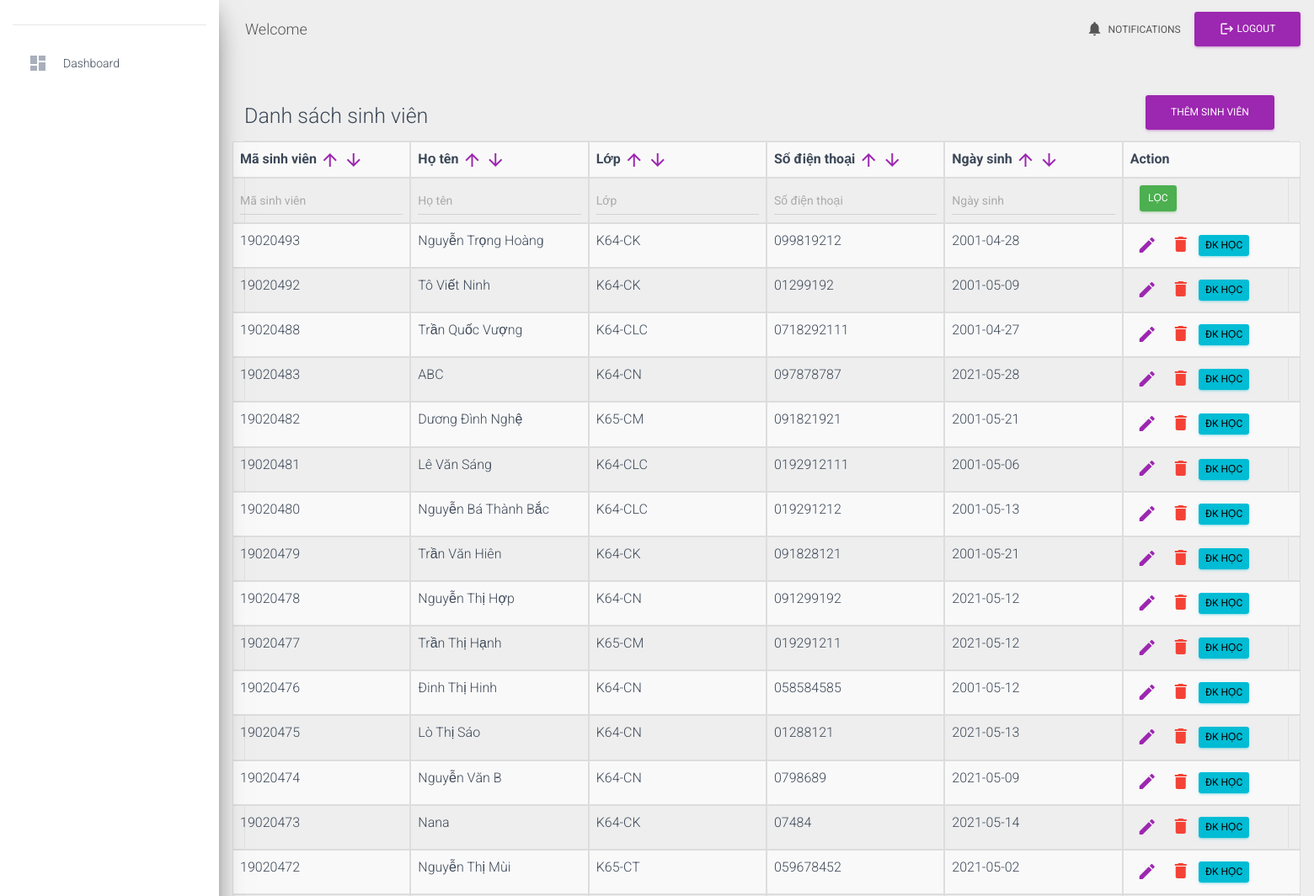
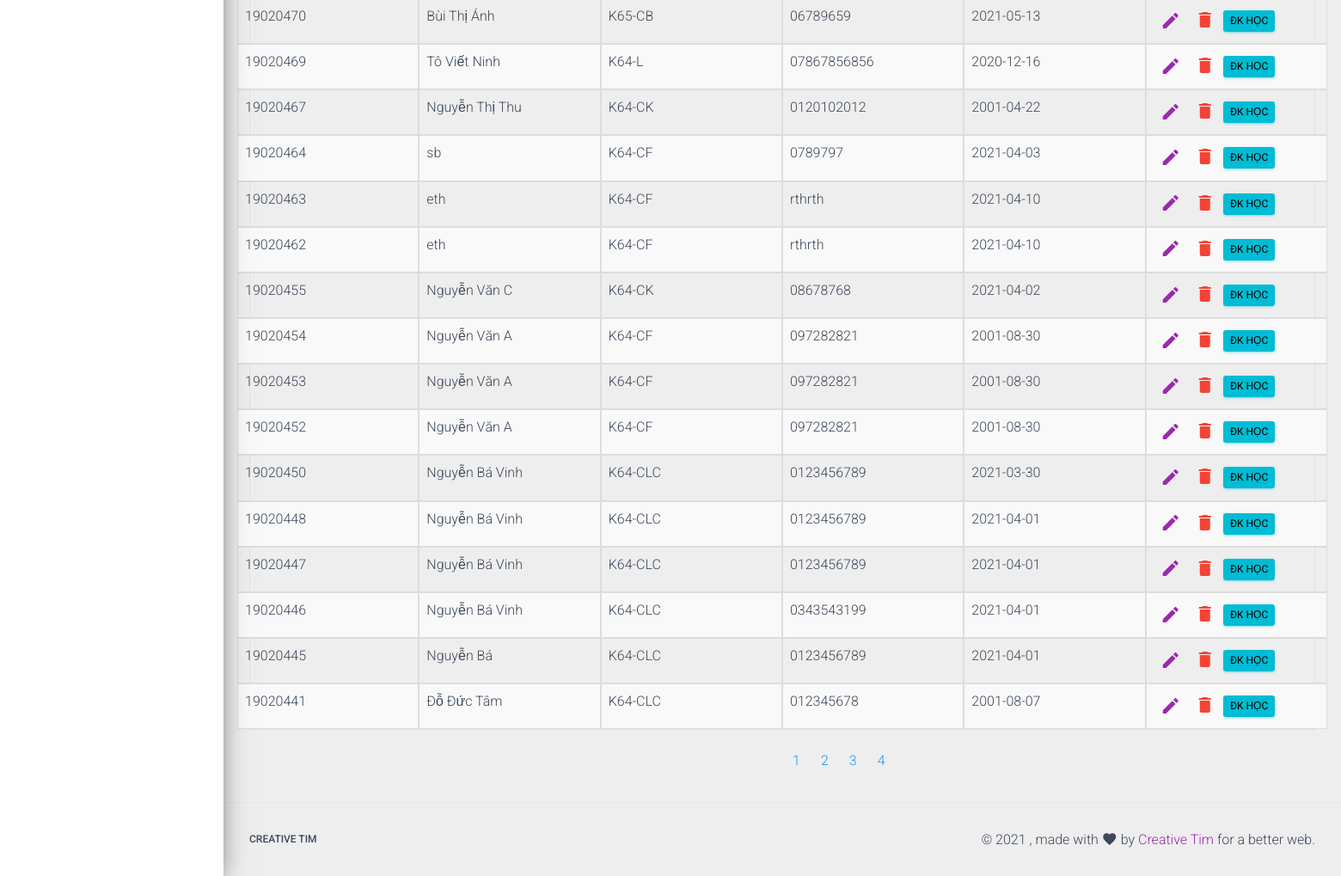
The app's page /manageStudent.php?type=view, older data (2 pictures, top to bottom).
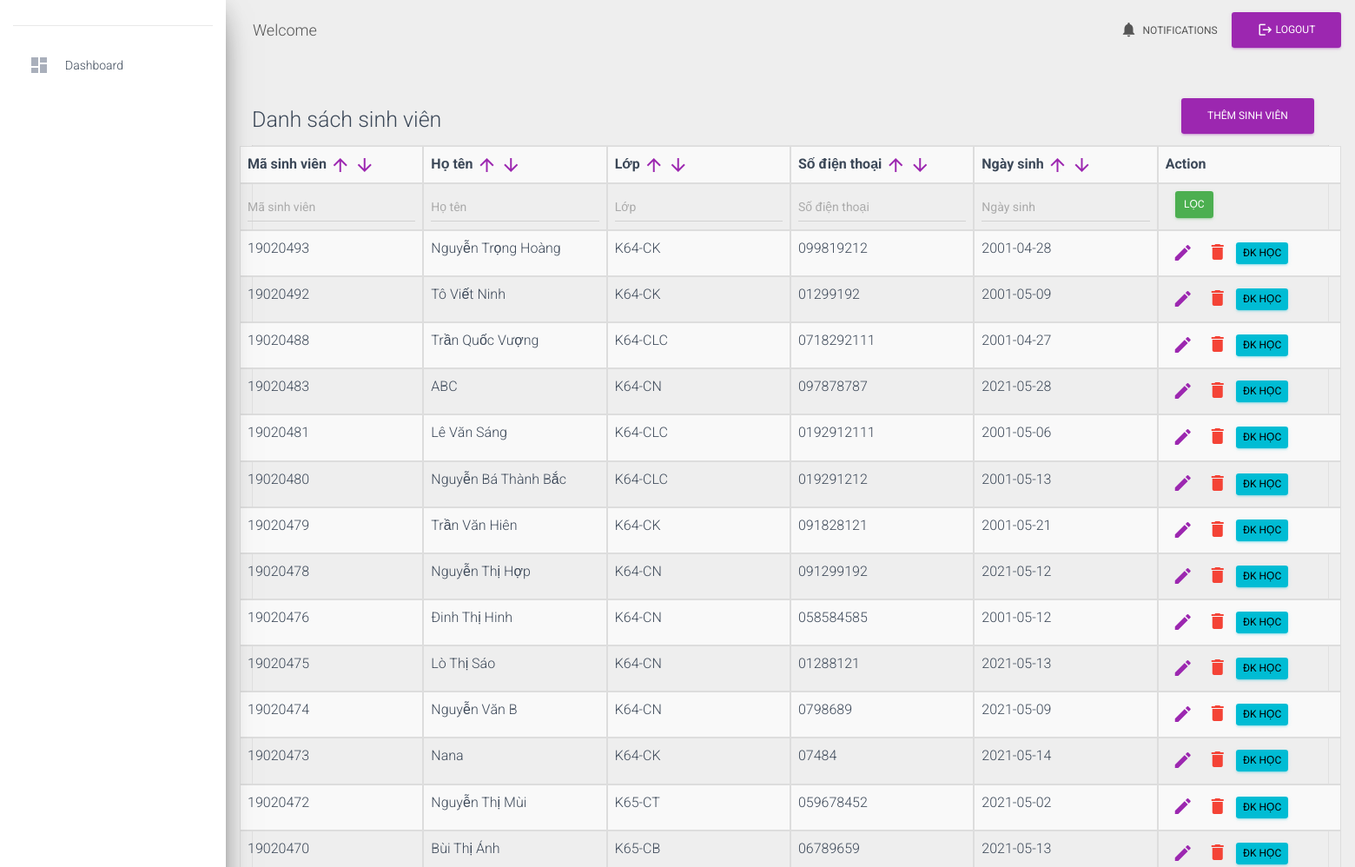
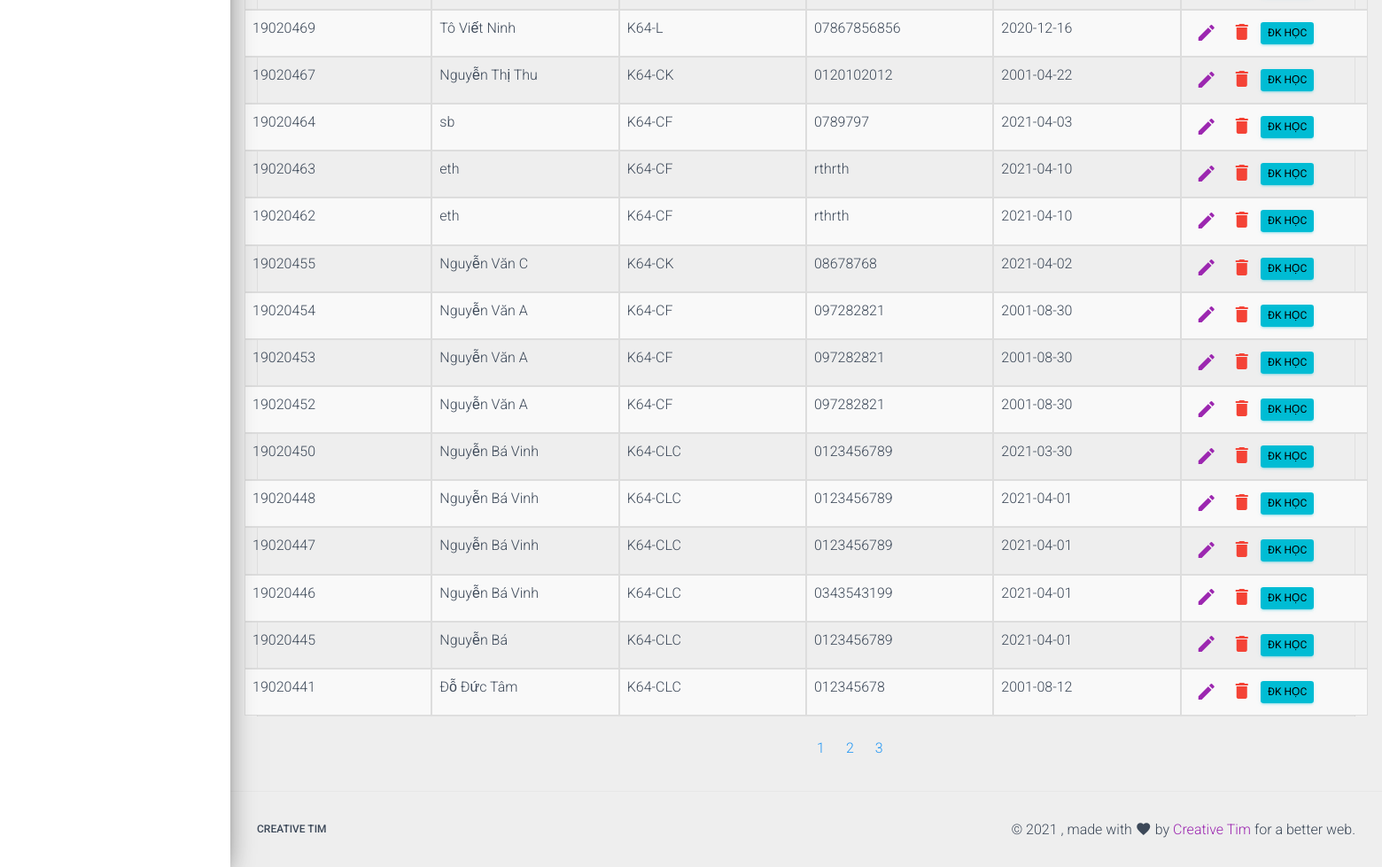
The same page, newer data (2 pictures, top to bottom).
### tables this page shows
CREATE TABLE `students` (
  `id` int(11) NOT NULL,
  `fullName` varchar(50) NOT NULL,
  `classId` int(11) NOT NULL,
  `contactNumber` varchar(11) NOT NULL,
  `dob` date NOT NULL
);

### module/student/queryOnStudent.php (called while the page is built, shortened)
<?php
require_once './connection.php';
require_once './function/functions.php';
if (isset($_GET['type'])) {
    $type = $_GET['type'];
    $myTable = STUDENT_TABLE;
    if ($type == 'view') {
        if (isset($_POST['filter'])) {
            $result = filterStudents();
        } else if (isset($_GET['page'])) {
            $page = $_GET['page'];
            $start = ($page-1)*LIMIT;
            $limit = LIMIT;
            $result = selectStudentWithCondition("studentIdOrderDown", "LIMIT $start, $limit");
        } else {
            $result = selectElementFrom("$myTable", "*", "1 ORDER BY `students`.`id` DESC");
        }
        $students = [];
        $index = 0;
        while ($row = $result->fetch_assoc()) {
            $queryClass = selectElementFrom('classes', "*", "id = '$row[classId]'");
            $rowClass = $queryClass->fetch_assoc();
            $students[] = [
                'id' =>  $row['id'],
                'fullName' =>  $row['fullName'],
                'className' =>  $rowClass['className'],
                'contactNumber' =>  $row['contactNumber'],
                'dob' =>  $row['dob'],
                'index'=> $index
            ];
            $index++;
        }
    } else if ($type == 'add') {
        if (isset($_POST['fullName'])) {
            $dataStudent = array("id" => "NULL",
                "fullname" => "$_POST[fullName]",
                "classId" => "$_POST[selectedClass]",
                "contactNumber" => "$_POST[contactNumber]",
                "dob" => "$_POST[dob]");
            $result = insertElementFrom("$myTable", $dataStudent);
            $methodCreate = $_POST['create'];
            if ($methodCreate == 'create') {
                header("location: manageStudent.php?type=view&action=added");
            } else if ($methodCreate == 'continue') {
                header("location: manageStudent.php?type=add&action=added");
            }
        }
        $selectClass = createSelectClasses();
        $view_file_name = 'module/student/add.php';
    } else if ($type == 'edit' && isset($_GET['for'])) {
        $updateStatus = - 1;
        $id = $_GET['for'];
        $oldData = getStudent($id);
        if (isset($_POST['id1'])) {
            $updateStatus = updateStudent($id, $_POST['fullName'], $_POST['contactNumber'], $_POST['dob'], $_POST['selectedClass']);
            header("location: manageStudent.php?type=view&action=edited");
        }
        $selectClass = createSelectClasses($oldData['classId']);
        $view_file_name = 'module/student/edit.php';
    } else if ($type == 'delete' && isset($_GET['for'])) {
        $updateStatus = - 1;
        $id = $_GET['for'];
        if (deleteStudent($id)) {
            header("location: manageStudent.php?type=view&action=deleted");
        } else {
            header("location: manageStudent.php?type=view&action=noAction");
        }
    } else {
        die('Unhandled');
    }
}

### module/student/view.php (the view, shortened to what the changed rows need)
<?php
if (count($students) <= 0) {
    echo "0 results";
} else { ?>
    <form method='post' action="#">
        <table style='width: 100%' class='table table-striped table-bordered table-hover'>
            <tr class="row">
                <th class="col-sm-2">Mã sinh viên
                    <a href="manageStudent.php?type=view&page=1&order=studentIdOrderUp"><i class="material-icons">arrow_upward</i></a>
                    <a href="manageStudent.php?type=view&page=1&order=studentIdOrderDown"><i class="material-icons">arrow_downward</i></a>
                </th>
                <th class="col-sm-2">Họ tên
                    <a href="manageStudent.php?type=view&page=1&order=studentNameOrderUp"><i class="material-icons">arrow_upward</i></a>
                    <a href="manageStudent.php?type=view&page=1&order=studentNameOrderDown"><i class="material-icons">arrow_downward</i></a>
                </th>
                <th class="col-sm-2">Lớp
                    <a href="manageStudent.php?type=view&page=1&order=classOrderUp"><i class="material-icons">arrow_upward</i></a>
                    <a href="manageStudent.php?type=view&page=1&order=classOrderDown"><i class="material-icons">arrow_downward</i></a></th>
                <th class="col-sm-2">Số điện thoại
                    <a href="manageStudent.php?type=view&page=1&order=contactNumOrderUp"><i class="material-icons">arrow_upward</i></a>
                    <a href="manageStudent.php?type=view&page=1&order=contactNumOrderDown"><i class="material-icons">arrow_downward</i></a></th>
                <th class="col-sm-2">Ngày sinh
                    <a href="manageStudent.php?type=view&page=1&order=dobOrderUp"><i class="material-icons">arrow_upward</i></a>
                    <a href="manageStudent.php?type=view&page=1&order=dobOrderDown"><i class="material-icons">arrow_downward</i></a></th>
                <th class="col-sm-2">Action</th>
            </tr>
            <tr class="row">
                <th class="col-sm-2">
                    <input name="studentId" class="form-control" type="text" placeholder="Mã sinh viên">
                </th>
                <th class="col-sm-2">
                    <input name="studentName" class="form-control" type="text" placeholder="Họ tên">
                </th>
                <th class="col-sm-2">
                    <input name="className" class="form-control" type="text" placeholder="Lớp">
                </th>
                <th class="col-sm-2">
                    <input name="contactNumber" class="form-control" type="text" placeholder="Số điện thoại">
                </th>
                <th class="col-sm-2">
                    <input name="dob" class="form-control" type="text" placeholder="Ngày sinh">
                </th>
                <th class="col-sm-2">
                    <input type="submit" class="btn btn-success" value="Lọc" style="padding: 7px 10px; margin: 0px 11px" name="filter">
                </th>
            </tr>
            <?php
             foreach ($students as $row) {
                 echo "<tr class='row'>";
                 $query = getActionForm('manageStudent.php', $row['id'], true, true, "", true, false, $row['id']);
                 echo "<td class='col-sm-2'>$row[id]</td>
                        <td class='col-sm-2'>$row[fullName]</td>
                        <td class='col-sm-2'>$row[className]</td>
                        <td class='col-sm-2'>$row[contactNumber]</td>
                        <td class='col-sm-2'>$row[dob]</td>
                        <td class='col-sm-2'>$query</td>
                        </tr>";
             }
            ?>
        </table>
    </form>
<?php
    $selectStudents = selectElementFrom("students", "*", "1");
    $total_pages = ceil($selectStudents->num_rows / 10);
    $pagLink = "<ul class='pagination'>";
        for ($i=1; $i<=$total_pages; $i++) {
            $pagLink .= "<li class='page-item'>";
            if (isset($_GET['page']) && $_GET['page'] == $i) {
                if (isset($_GET['order'])) {
                    $pagLink .= "<a class='page-link active' href='manageStudent.php?type=view&order=$_GET[order]&page=".$i."'>".$i."</a>";
                } else {
                    $pagLink .= "<a class='page-link active' href='manageStudent.php?type=view&page=".$i."'>".$i."</a>";
                }
            } else {
                if (isset($_GET['order'])) {
                    $pagLink .= "<a class='page-link' href='manageStudent.php?type=view&order=$_GET[order]&page=".$i."'>".$i."</a>";
                } else {
                    $pagLink .= "<a class='page-link' href='manageStudent.php?type=view&page=".$i."'>".$i."</a>";
                }
            }
            $pagLink .= "</li>";
        }
        echo $pagLink . "</ul>";
     }

### function/functions.php (shortened to what the changed rows need)
<?php
function getActionForm($originLink, $id, $edit = true, $delete = true, $deletedElement = "", $regis = false, $addCourse = false, $studentId = "", $combine="")
{
    $res = "<ul style='display: flex'>";
    if ($edit) {
        $res .= "
                <li class='item'>
                <a class='nav-link' href='$originLink?type=edit&for=$id'>
                <i class='material-icons'>edit</i>
                </a></li>";
    }
    if ($delete) {
        if ($deletedElement == '') {
            $url = "$originLink?type=delete&for=$id";
        } else if ($deletedElement != ''){
            $url = "$originLink?type=delete&for=$id&ele=$deletedElement";
        }
        $res .= '<li class="item" onClick="confirmDelete(\'' . $url . '\')" id="delete_item">
                <i class="material-icons text-danger" style="cursor: pointer; padding: 0.25rem 0.5rem">delete</i>
                </li>';
    }
    if ($regis) {
        $res .= "
                <li class='item'>
                    <a class='btn btn-info' href='queryOnRegister.php?type=view&for=$studentId' style='color:black; padding: 0.25rem 0.5rem;'>ĐK học</a>
                </li>";
    }
    $res .= "</ul>";
    return $res;
}
function selectElementFrom($table, $element = '*', $condition = "1")
{
    global $conn;
    $sqlSelect = "SELECT $element FROM $table WHERE $condition";
    $query = $conn->query($sqlSelect);
    return $query;
}
        ?>

Row changes from the older to the newer data that the page shows:
removed students: id "19020482", fullName "Dương Đình Nghệ", row "K65-CM", contactNumber "091821921", dob "2001-05-21"
removed students: id "19020477", fullName "Trần Thị Hạnh", row "K65-CM", contactNumber "019291211", dob "2021-05-12"
changed students "Đỗ Đức Tâm": dob "2001-08-07" → "2001-08-12"
Text that changed along with them:
list line gone: "4"
